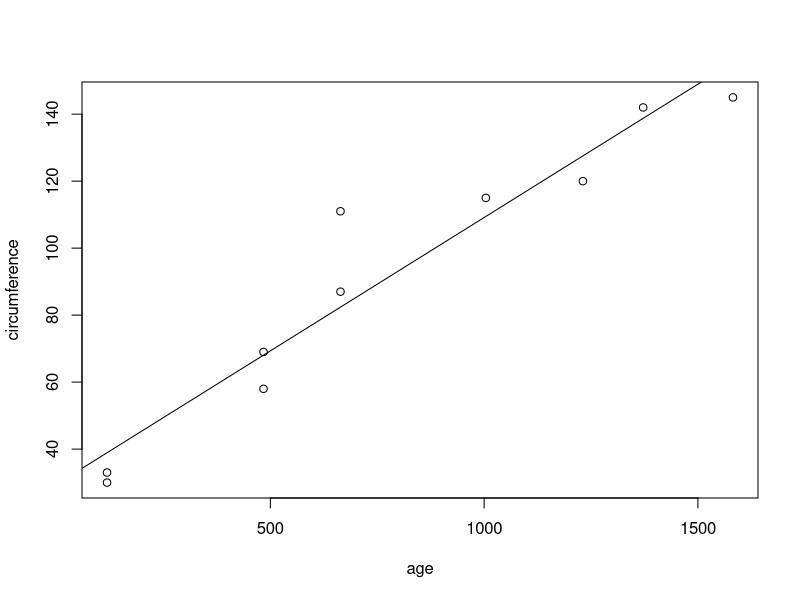

Here is the R script that generated this plot:
#loading the data
data <- Orange
summary(data)

#selecting the first 10 rows to plot the graph
age <- data[1:10,2]
circumference <- data[1:10,3]

#Y vs X
features <- circumference ~ age

#create the linear model
my_data <- data.frame(age,circumference)
linearModel <- lm(features,my_data)
summary(linearModel)

#plot the linear model
plot(features)
abline(linearModel)

#predict value for some given data
testAge <- data.frame(age=c(145,500))
predValue <- predict(linearModel,testAge)
print(predValue)
